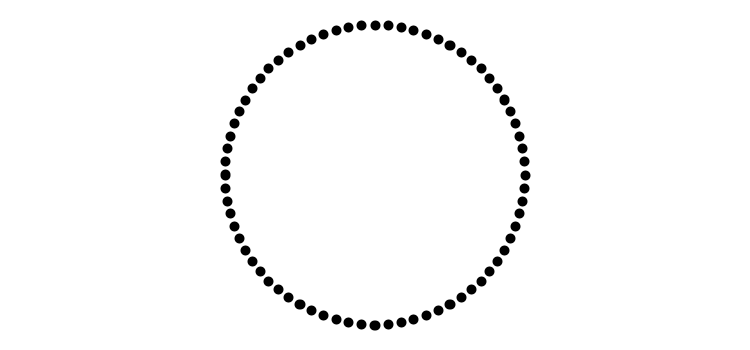
Frame 1 (no input)
Frame 2 (the mouse pressed at the canvas centre, redrawn once): identical to frame 1, image omitted

The Processing sketch that drew this single still picture (run headless with seeded random() and noise(); the mouse was pressed at the canvas centre and the sketch redrawn once):

// Processing sketch: sketch04
// ── sketch04.pde
void setup() {
  size(750, 350);
  noLoop();
  stroke(0);
  strokeWeight(10);
}

void draw() {
  background(255);
  translate(width/2, height/2);

  // 0度から360度になるまで5度ずつ増やす
  for (int i = 0; i < 360; i += 5) {
    // ラジアンに変換
    float angle = radians(i);
    // 半径150の円上の座標を計算
    float x = 150 * cos(angle);
    float y = 150 * sin(angle);
    // 点を描画
    point(x, y);
  }
}
